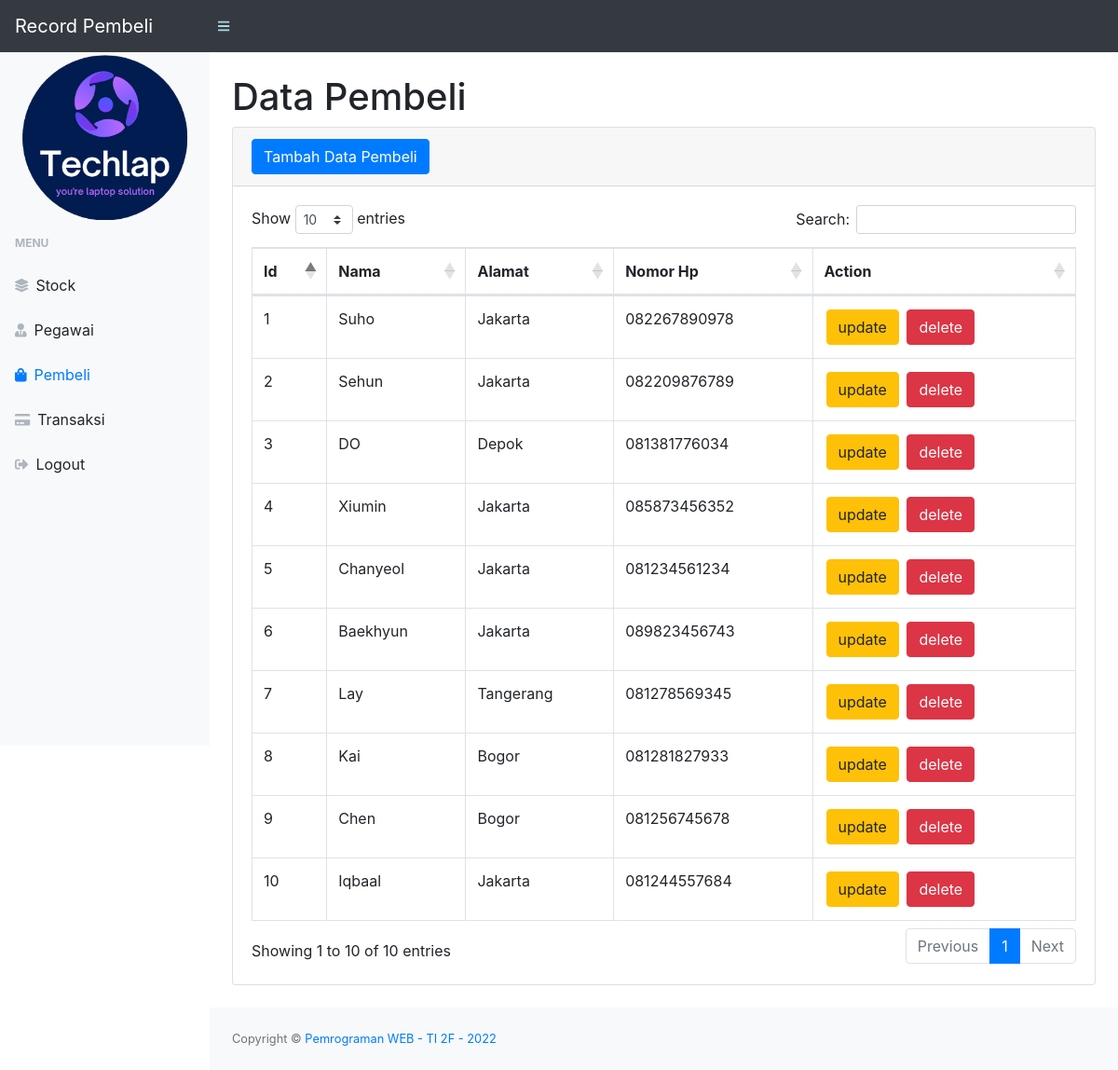
Page /pembeli.php (signed in) on the committed database.
### tables this page shows
CREATE TABLE `pembeli` (
  `id_pembeli` int(11) NOT NULL,
  `nama` varchar(25) DEFAULT NULL,
  `alamat` varchar(50) DEFAULT NULL,
  `no_hp` varchar(13) DEFAULT NULL
);

### pembeli.php (the view, shortened to what this page needs)
<?php
require 'function.php';
?>
<!DOCTYPE html>
<html lang="en">
<head>
    <link href="css/style.css" rel="stylesheet" />
    <link href="https://cdn.datatables.net/1.10.20/css/dataTables.bootstrap4.min.css" rel="stylesheet" />
</head>
<body class="sb-nav-fixed">
    <nav class="sb-topnav navbar navbar-expand navbar-dark bg-dark">
        <a class="navbar-brand" href="index.php">Record Pembeli</a>
        <button class="btn btn-link btn-sm order-1 order-lg-0" id="sidebarToggle" href="#"><i class="fas fa-bars"></i></button>
    </nav>
    <div id="layoutSidenav">
        <div id="layoutSidenav_nav">
            <nav class="sb-sidenav accordion sb-sidenav-light" id="sidenavAccordion">
                <div class="sb-sidenav-menu">
                    <div class="nav">
                        <div>
                           <center> <img src="assets/img/logo.png" style="width: 180px" alt=""></center>
                        </div>
                        <div class="sb-sidenav-menu-heading">Menu</div>
                        <a class="nav-link" href="index.php">
                            <div class="sb-nav-link-icon"><i class="fas fa-layer-group"></i></div>
                            Stock
                        </a>
                        <a class="nav-link" href="pegawai.php">
                            <div class="sb-nav-link-icon"><i class="fas fa-user-tie"></i></div>
                            Pegawai
                        </a>
                        <a class="nav-link" href="pembeli.php">
                            <div class="sb-nav-link-icon"><i class="fas fa-shopping-bag"></i></div>
                            Pembeli
                        </a>
                        <a class="nav-link" href="transaksi.php">
                            <div class="sb-nav-link-icon"><i class="fas fa-credit-card"></i></div>
                            Transaksi
                        </a>
                        <a class="nav-link" href="logout.php">
                            <div class="sb-nav-link-icon"><i class="fas fa-sign-out-alt"></i></div>
                            Logout
                        </a>
                    </div>
                </div>
            </nav>
        </div>
        <div id="layoutSidenav_content">
            <main>
                <div class="container-fluid">
                    <h1 class="mt-4">Data Pembeli</h1>
                    <div class="card mb-4">
                        <div class="card-header">
                            <button type="button" class="btn btn-primary" data-toggle="modal" data-target="#pembelimodal">
                                Tambah Data Pembeli
                            </button>
                        </div>
                        <div class="card-body">
                            <div class="table-responsive">
                                <table class="table table-bordered" id="dataTable" width="100%" cellspacing="0">
                                    <thead>
                                        <tr>
                                            <th>Id</th>
                                            <th>Nama</th>
                                            <th>Alamat</th>
                                            <th>Nomor Hp</th>
                                            <th>Action</th>
                                        </tr>
                                    </thead>
                                    <tbody>
                                        <?php
                                        $viewpembeli = mysqli_query($conn, "SELECT * FROM `pembeli`");
                                        while ($data = mysqli_fetch_array($viewpembeli)) {
                                            $id_pembeli = $data['id_pembeli'];
                                            $nama = $data['nama'];
                                            $alamat = $data['alamat'];
                                            $no_hp = $data['no_hp'];
                                        ?>
                                            <tr>
                                                <td><?= $id_pembeli; ?></td>
                                                <td><?= $nama; ?></td>
                                                <td><?= $alamat; ?></td>
                                                <td><?= $no_hp; ?></td>
                                                <td>
                                                    <button style="margin: 2px;" type="button" class="btn btn-warning" data-toggle="modal" data-target="#updatepembeli<?= $id_pembeli; ?>">update</button>
                                                    <button style="margin: 2px;" type="button" class="btn btn-danger" data-toggle="modal" data-target="#deletepembeli<?= $id_pembeli; ?>">delete</button>
                                                </td>
                                            </tr>
                                        <?php
                                        };
                                        ?>
                                    </tbody>
                                </table>
                            </div>
                        </div>
                    </div>
                </div>
            </main>
            <footer class="py-4 bg-light mt-auto">
                <div class="container-fluid">
                    <div class="d-flex align-items-center justify-content-between small">
                        <div class="text-muted">Copyright &copy; <a href="#" style="text-decoration:none;">Pemrograman WEB - TI 2F - 2022</a></div>
                    </div>
                </div>
            </footer>
        </div>
    </div>
</body>
</html>

### rows in the picture
pembeli: id_pembeli "1", nama "Suho", alamat "Jakarta", no_hp "082267890978"
pembeli: id_pembeli "2", nama "Sehun", alamat "Jakarta", no_hp "082209876789"
pembeli: id_pembeli "3", nama "DO", alamat "Depok", no_hp "081381776034"
pembeli: id_pembeli "4", nama "Xiumin", alamat "Jakarta", no_hp "085873456352"
pembeli: id_pembeli "5", nama "Chanyeol", alamat "Jakarta", no_hp "081234561234"
pembeli: id_pembeli "6", nama "Baekhyun", alamat "Jakarta", no_hp "089823456743"
pembeli: id_pembeli "7", nama "Lay", alamat "Tangerang", no_hp "081278569345"
pembeli: id_pembeli "8", nama "Kai", alamat "Bogor", no_hp "081281827933"
pembeli: id_pembeli "9", nama "Chen", alamat "Bogor", no_hp "081256745678"
pembeli: id_pembeli "10", nama "Iqbaal", alamat "Jakarta", no_hp "081244557684"
